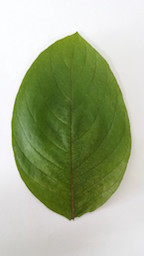
%> input picture Plant Leaf Recognition Using SOM/Code_for_submission/Folio Leaf Dataset/folio/ashanti blood/20150324_153259.jpg, 144 x 256 px; its folder holds only this picture in this run
$ octave main_folio_features.m   (GNU Octave 9; MATLAB toolbox functions it lacks are replaced by stand-ins)
%> lines starting %> are read from the running program, lines starting %| are printed output that depends on the picture; in (x1, y1, x2, y2) boxes, pixels count from 0 and x2, y2 are one past the last pixel; in counts of white or black regions, pixels touching at a corner belong together; the program's own positions count from 1
### Plant Leaf Recognition Using SOM/Code_for_submission/colorhist.m
function colorhist = colorhist(rgb)
if size(rgb,3)~=3
    error('3 components is needed for histogram');
end
% globals
H_BITS = 2; S_BITS = 1; V_BITS = 1;
hsv = uint8(255*rgb2hsv(rgb));

imgsize = size(hsv);
% get rid of irrelevant boundaries
i0=round(0.05*imgsize(1));  i1=round(0.95*imgsize(1));
j0=round(0.05*imgsize(2));  j1=round(0.95*imgsize(2));
hsv = hsv(i0:i1, j0:j1, :);

% histogram
for i = 1 : 2^H_BITS
    for j = 1 : 2^S_BITS
        for k = 1 : 2^V_BITS
            colorhist(i,j,k) = sum(sum(bitshift(hsv(:,:,1),-(8-H_BITS))==i-1 & bitshift(hsv(:,:,2),-(8-S_BITS))==j-1 & bitshift(hsv(:,:,3),-(8-V_BITS))==k-1 ));
        end
    end
end
colorhist = reshape(colorhist, 1, 2^(H_BITS+S_BITS+V_BITS));
% normalize
colorhist = colorhist/sum(colorhist);

### Plant Leaf Recognition Using SOM/Code_for_submission/feature_extraction_new.m
function img_features = feature_extraction_new(img,label)

% img=imresize(im,[256,144]);

chist = colorhist(img);

% Convert RGB image to gray
grayimg=rgb2gray(img);

%Global image threshold using Otsu's method
level = graythresh(grayimg);
BW = im2bw(grayimg,level);

%Performing Opening (Erosion and Dilution) Operations
SE=strel('diamond',4);
BW1 = imerode(BW,SE);
BW2 = imdilate(BW1,SE);

%Inverse Thresholding
BW3=1-BW2;

%Edge Detection & Filtering
BW4=edge(BW2,'roberts');
BW5 = bwareaopen(BW4,40);

%Convex Hull Formation
BW6 = bwconvhull(BW5);

%% rewrite col 2-6 features
% Boundry and other calculations for original processed Leaf image
[leaf_min_x, leaf_max_x, leaf_min_y, leaf_max_y, leaf_width, leaf_length, leaf_center_x, leaf_center_y] = leaf(BW6);
img_area = size(BW6, 1) * size(BW6, 2); % image area
leaf_area = leaf_width * leaf_length; % leaf area(rectangle)
leaf_perimeter = 2 * (leaf_width + leaf_length); % leaf preimeter(rectangle)
% SS = size(find(BW6 == 1),1);
k=regionprops(BW6,'Area'); % here k is a structure
hull_area = k.Area; % hull area
hull_primeter = length(find(bwperim(BW6,4)==1)); % hull primeter
% bwperim is used to count the number of 1s around the connected graph

%Final Features col 2-6
AR = leaf_width / leaf_length; %Aspect Ratio for Leaf
WAR = hull_area / leaf_area; %White Area Ratio for Leaf
P2A = leaf_perimeter / leaf_area; %Perimeter to Area
P2H = hull_primeter / leaf_perimeter;%Perimeter to Hull
HAR = leaf_area / hull_area; %Hull Area Ratio

%% calculate col 7,8,9
xdist_map = x_dist_map_vector(BW6, 10, leaf_length, leaf_width, leaf_min_y, leaf_max_y, leaf_min_x, leaf_max_x);
% x_dist_map = x_dist_map_vector(bw, num_of_lines, length, width, start_row_idx, end_row_idx, start_col_idx, end_col_idx)
ydist_map = y_dist_map_vector(BW6, 10, leaf_length, leaf_width, leaf_min_x, leaf_max_x, leaf_min_y, leaf_max_y);
% y_dist_map = y_dist_map_vector(bw, num_of_lines, length, width, start_column_idx, end_column_idx, start_row_idx, end_row_idx)

centroid_ratio = centroid_ratio_map(BW6, leaf_min_x, leaf_max_x, leaf_min_y, leaf_max_y, leaf_width, leaf_length, leaf_center_x, leaf_center_y);


% img_crop = img(leaf_min_y:leaf_max_y, leaf_min_x:leaf_max_x,:);
% histo = rgbhist_fast(img_crop,3,2);
% color_histogram = histo(1:end-1);

%% fill the cols
img_features = zeros(1, 58);
img_features(1) = label;
img_features(2) = AR;
img_features(3) = WAR;
img_features(4) = P2A;
img_features(5) = P2H;
img_features(6) = HAR;
img_features(7:16) = xdist_map;
img_features(17:26) = ydist_map;
img_features(27:42) = centroid_ratio;
img_features(43:58) = chist;

### Plant Leaf Recognition Using SOM/Code_for_submission/leaf.m
function [leaf_min_x, leaf_max_x, leaf_min_y, leaf_max_y, leaf_width, leaf_length, leaf_center_x, leaf_center_y] = leaf(bw)

[length, width] = size(bw);

leaf_width_row = max(bw);
i = 1;
while i <= width && leaf_width_row(i) == 0
    i = i + 1;
end
leaf_min_x = i;
while i <= width && leaf_width_row(i) == 1
    i = i + 1;
end
leaf_max_x = i - 1;
leaf_width = leaf_max_x - leaf_min_x + 1;
leaf_center_x = (leaf_min_x + leaf_max_x) / 2;

leaf_length_col = max(bw');
i = 1;
while i <= length && leaf_length_col(i) == 0
    i = i + 1;
end
leaf_min_y = i;
while i <= length && leaf_length_col(i) == 1
    i = i + 1;
end
leaf_max_y = i - 1;
leaf_length = leaf_max_y - leaf_min_y + 1;
leaf_center_y = (leaf_min_y + leaf_max_y) / 2;

### Plant Leaf Recognition Using SOM/Code_for_submission/x_dist_map_vector.m
function x_dist_map = x_dist_map_vector(bw, num_of_lines, length, width, start_row_idx, end_row_idx, start_col_idx, end_col_idx)

gap = floor(length / (num_of_lines + 1));
i = start_row_idx + gap;
x_dist_map = zeros(1,num_of_lines);

count = 1;
while count <= num_of_lines
    target_row = bw(i,:);
    % i
    % width
    line_dist = size(find(target_row == 1), 2);
    x_dist_map(count) = line_dist;
    count = count + 1;
    i = i + gap;
end

x_dist_map = x_dist_map / width;

### Plant Leaf Recognition Using SOM/Code_for_submission/y_dist_map_vector.m
function y_dist_map = y_dist_map_vector(bw, num_of_lines, length, width, start_column_idx, end_column_idx, start_row_idx, end_row_idx)

gap = floor(width / (num_of_lines + 1));
i = start_column_idx + gap;
y_dist_map = zeros(1,num_of_lines);

count = 1;
while count <= num_of_lines
    target_row = bw(:,i);
    %i
    %length
    line_dist = size(find(target_row == 1), 1);
    y_dist_map(count) = line_dist;
    count = count + 1;
    i = i + gap;
end

y_dist_map = y_dist_map / length;

### Plant Leaf Recognition Using SOM/Code_for_submission/centroid_ratio_map.m
function centroid_ratio = centroid_ratio_map(bw, leaf_min_x, leaf_max_x, leaf_min_y, leaf_max_y, leaf_width, leaf_length, leaf_center_x, leaf_center_y)

p1 = [leaf_min_x, leaf_min_y];
p2 = [leaf_min_x, leaf_min_y + 0.25 * leaf_length];
p3 = [leaf_min_x, leaf_min_y + 0.5 * leaf_length];
p4 = [leaf_min_x, leaf_min_y + 0.75 * leaf_length];
p5 = [leaf_min_x, leaf_max_y];

p6 = [leaf_min_x + 0.25 * leaf_width, leaf_min_y];
p7 = [leaf_min_x + 0.25 * leaf_width, leaf_max_y];

p8 = [leaf_center_x, leaf_min_y];
p9 = [leaf_center_x, leaf_max_y];

p10 = [leaf_min_x + 0.75 * leaf_width, leaf_min_y];
p11 = [leaf_min_x + 0.75 * leaf_width, leaf_max_y];

p12 = [leaf_max_x, leaf_min_y];
p13 = [leaf_max_x, leaf_min_y + 0.25 * leaf_length];
p14 = [leaf_max_x, leaf_min_y + 0.5 * leaf_length];
p15 = [leaf_max_x, leaf_min_y + 0.75 * leaf_length];
p16 = [leaf_max_x, leaf_max_y];
p = [p1;p2;p3;p4;p5;p6;p7;p8;p9;p10;p11;p12;p13;p14;p15;p16];


dist_inside = zeros(1,16);
dist_whole = zeros(1,16);
count = 1;
for i = 1:16
    center = [leaf_center_x, leaf_center_y];
    point = p(i,:);

    if center(1) > point(1)
        a = (center(2) - point(2)) / (center(1) - point(1));
        b = (center(1) * point(2) - point(1) * center(2)) / (center(1) - point(1));
        start_x = point(1);
        end_x = center(1);
        x = start_x;
        while x <= end_x
            y = round(a * x + b);
            if bw(y, round(x)) == 1
                point_cross = [x, y];
                break
            end
            x = x + 1;
        end
    elseif center(1) < point(1)
        a = (center(2) - point(2)) / (center(1) - point(1));
        b = (center(1) * point(2) - point(1) * center(2)) / (center(1) - point(1));
        start_x = center(1);
        end_x = point(1);
        x = start_x;
        while x <= end_x
            y = round(a * x + b);
            if bw(y, round(x)) == 0 || round(x) == end_x
                point_cross = [x, y];
                break
            end
            x = x + 1;
        end
    else
        if point(2) < center(2)
            start_y = round(point(2));
            end_y = round(center(2));
            y = start_y;
            while y <= end_y && bw(y, round(center(1))) == 0
                y = y + 1;
            end
            d_inside = abs(y - center(2));
            dist_inside(count) = d_inside;
            d_whole = 0.5 * leaf_length;
            dist_whole(count) = d_whole;
        end
        if point(2) > center(2)
            start_y = floor(center(2));
            end_y = floor(point(2));
            y = start_y;
            while y <= end_y && bw(y, round(center(1))) == 1
                y = y + 1;
            end
            d_inside = abs(y - 1 - center(2));
            dist_inside(count) = d_inside;
            d_whole = 0.5 * leaf_length;
            dist_whole(count) = d_whole;
        end
        count = count + 1;
        continue
    end
    d_inside = sqrt((point_cross(1) - center(1))^2 + (point_cross(2) - center(2))^2);
    d_whole = sqrt((point(1) - center(1))^2 + (point(2) - center(2))^2);
    dist_inside(count) = d_inside;
    dist_whole(count) = d_whole;
    count = count + 1;
end

centroid_ratio = dist_inside ./ dist_whole;

### Plant Leaf Recognition Using SOM/Code_for_submission/split_train_test.m
function [training_set_norm, testing_set_norm] = split_train_test(features)

% load new_features_63744

%Splitting the dataset into train and test
training_set = zeros(32*15, size(features,2));
training_set_norm = zeros(32*15, size(features,2));
testing_set = zeros(637-(32*15),size(features,2));
testing_set_norm = zeros(637-(32*15),size(features,2));
count = 0;
for i = 1:32
    position = find(features(:,1)==i);
    training_set((i-1)*15+1:i*15,:) = features(position(1:15),:);
    remaining = length(position)-15;
    testing_set(count+1:count+remaining,:) = features(position(16:end),:);
    count = count+remaining;
    clear position
end

%Normalizing the data by subtracting the mean and dividing by the standard
%deviation

training_set_norm(:,1) = training_set(:,1);
training_set_norm(:,2:end) = training_set(:,2:end) - repmat(mean(training_set(:,2:end)),[size(training_set,1),1]);
training_set_norm(:,2:end) = training_set_norm(:,2:end)./repmat(std(training_set(:,2:end)),[size(training_set,1),1]);

testing_set_norm(:,1) = testing_set(:,1);
testing_set_norm(:,2:end) = testing_set(:,2:end) - repmat(mean(training_set(:,2:end)),[size(testing_set,1),1]);
testing_set_norm(:,2:end) = testing_set_norm(:,2:end)./repmat(std(training_set(:,2:end)),[size(testing_set,1),1]);

### Plant Leaf Recognition Using SOM/Code_for_submission/som_leaf.m
clear
som_files_path = 'somtoolbox';

load('features.mat');

cd(som_files_path);

feature_list = [2:16 27:58];
msize = [22 10];
[training_set, testing_set] = split_train_test(features);

%Training the SOM
for  i= 1:size(training_set,1)
labels_train{i} = num2str(training_set(i,1));
end
labels_train = labels_train';

sD = som_data_struct(training_set(:,feature_list),'labels',labels_train);
sD = som_normalize(sD, 'var');

sMap = som_make(sD,'msize', msize);
sMap = som_autolabel(sMap,sD,'vote');

%Predictions for the test set
[bmus,qerrs] = som_bmus(sMap, testing_set(:,feature_list));

for i = 1:size(testing_set,1)
    if(ismember(sMap.labels(bmus(i)), ''))
        predictions_testing_set(i) = -1;
    else
        predictions_testing_set(i) = cellfun(@str2num, sMap.labels(bmus(i)));
    end
end

%Testing accuracy
correct_decisions_som = 0;
for i = 1:size(testing_set,1)
    if(testing_set(i,1)==predictions_testing_set(i))
        correct_decisions_som = correct_decisions_som + 1;
    end
end

accuracy_som = correct_decisions_som/size(testing_set,1);


%% kNN
D = pdist2(testing_set(:,feature_list),training_set(:,feature_list));
[result_knn,P] = knn(D, training_set(:,1), 3);
correct_decisions_knn = 0;
for i = 1:size(testing_set,1)
if(testing_set(i,1)==result_knn(i,3))
correct_decisions_knn = correct_decisions_knn + 1;
end
end
accuracy_knn = correct_decisions_knn/size(testing_set,1);


%% Linear SVM
[result_svm] = multisvm(training_set(:,feature_list),training_set(:,1),testing_set(:,feature_list));
correct_decisions_svm = 0;
for i = 1:size(testing_set,1)
if(testing_set(i,1)==result_svm(i))
correct_decisions_svm = correct_decisions_svm + 1;
end
end
accuracy_svm = correct_decisions_svm/size(testing_set,1);


%SOM visualization
figure
h = som_plotplane('hexa', msize, sMap.codebook);
title('Code Vectors for Each SOM Node')
U = som_umat(sMap);
figure;
imagesc(U);
title('U Matrix');
colorbar
axis equal
xlim([1,2*msize(2)-1]);


fprintf('\nAccuracy obtained using SOM = %f%%',accuracy_som*100);
fprintf('\nAccuracy obtained using kNN = %f%%',accuracy_knn*100);
fprintf('\nAccuracy obtained using SVM = %f%%\n',accuracy_svm*100);

### Plant Leaf Recognition Using SOM/Code_for_submission/main_folio_features.m
close all;
clear;
clc;

basePath='Folio Leaf Dataset/folio/'; % the data set file - 'Folio' path
name = {'ashanti blood'; 'barbados cherry'; 'beaumier du perou'; 'betel';...
    'bitter orange'; 'caricature plant'; 'chinese guava'; 'chocolate tree';...
    'chrysanthemum'; 'coeur demoiselle'; 'coffee'; 'croton';...
    'duranta gold'; 'eggplant'; 'ficus'; 'fruitcitere';...
    'geranium'; 'guava'; 'hibiscus'; 'jackfruit';...
    'ketembilla'; 'lychee'; 'mulberry leaf'; 'papaya';...
    'pimento'; 'pomme jacquot'; 'rose'; 'star apple';...
    'sweet olive'; 'sweet potato'; 'thevetia'; 'vieux garcon';};

% compute total number of images
num_of_images = 0;
for i = 1:size(name,1)
    single_file_path = fullfile(basePath, cell2mat(name(i)));
    imgs_in_one_file = dir(fullfile(single_file_path,'*.jpg'));
    num_of_images = num_of_images + size(imgs_in_one_file, 1);

end

% construct the features matrix
features=zeros(num_of_images,58);
index = 1;

for i = 1:size(name,1)
    single_file_path = fullfile(basePath, cell2mat(name(i)));
    imgs_in_one_file = dir(fullfile(single_file_path,'*.jpg'));
    for j = 1:size(imgs_in_one_file, 1)
        filename=fullfile(single_file_path,imgs_in_one_file(j).name);
        im=imread(filename);
%> im is the input picture: size 256x144x3 uint8; mean R, G, B 165.9, 176.3, 143.6
        % feature extraction
        img_features = feature_extraction_new(im, i);
%> in colorhist, `colorhist = reshape(colorhist, 1, 2^(H_BITS+S_BITS+V_BITS));`: colorhist = [49 15 0 0 12889 17 0 0 7044 640 4892 2198 2517 0 0 0]
%> in colorhist, `colorhist = colorhist/sum(colorhist);`: colorhist = [0.00162 0.000496 0 0 0.426 0.000562 0 0 0.233 0.0211 0.162 0.0726 0.0832 0 0 0]
%> in feature_extraction_new, `chist = colorhist(img);`: chist has the same summary as colorhist in colorhist
%> in feature_extraction_new, `grayimg=rgb2gray(img);`:
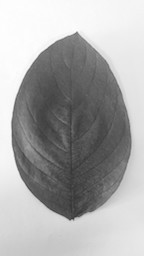
%> grayimg: size 256x144 uint8; min 55, max 255, mean 169.5
%> in feature_extraction_new, `level = graythresh(grayimg);`: level = 0.635
%> in feature_extraction_new, `BW = im2bw(grayimg,level);`:
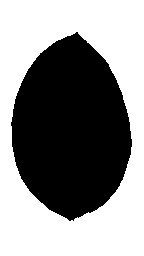
%> BW: size 256x144 logical; 55.3% white; 1 black region, box (x1, y1, x2, y2) and area: (11, 32, 132, 221) 16475
%> in feature_extraction_new, `BW1 = imerode(BW,SE);`:
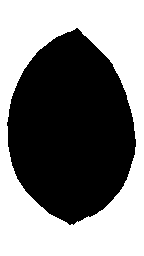
%> BW1: size 256x144 logical; 50.6% white; 1 black region, box (x1, y1, x2, y2) and area: (7, 28, 136, 225) 18202
%> in feature_extraction_new, `BW4=edge(BW2,'roberts');`:
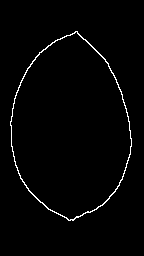
%> BW4: size 256x144 logical; 1.7% white in thin lines or dots, all inside (x1, y1, x2, y2) = (10, 31, 132, 221)
%> in feature_extraction_new, `BW6 = bwconvhull(BW5);`:
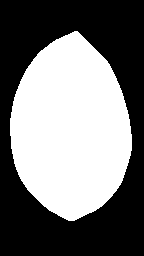
%> BW6: size 256x144 logical; 46.1% white; 1 white region, box (x1, y1, x2, y2) and area: (10, 31, 132, 221) 16987
%> in leaf, `leaf_width_row = max(bw);`: leaf_width_row = 144 logical values, 122 true
%> the loop in leaf, `while i <= width && leaf_width_row(i) == 0` made 10 passes
%> in leaf, `leaf_min_x = i;`: leaf_min_x = 11
%> the loop in leaf, `while i <= width && leaf_width_row(i) == 1` made 122 passes
%> after the loop in leaf, `while i <= width && leaf_width_row(i) == 1`: i = 133
%> in leaf, `leaf_max_x = i - 1;`: leaf_max_x = 132
%> in leaf, `leaf_width = leaf_max_x - leaf_min_x + 1;`: leaf_width = 122
%> in leaf, `leaf_center_x = (leaf_min_x + leaf_max_x) / 2;`: leaf_center_x = 71.5
%> in leaf, `leaf_length_col = max(bw');`: leaf_length_col = 256 logical values, 190 true
%> the loop in leaf, `while i <= length && leaf_length_col(i) == 0` made 31 passes
%> in leaf, `leaf_min_y = i;`: leaf_min_y = 32
%> after the loop in leaf, `while i <= length && leaf_length_col(i) == 1`: i = 222
%> in leaf, `leaf_max_y = i - 1;`: leaf_max_y = 221
%> in leaf, `leaf_length = leaf_max_y - leaf_min_y + 1;`: leaf_length = 190
%> in leaf, `leaf_center_y = (leaf_min_y + leaf_max_y) / 2;`: leaf_center_y = 126.5
%> in feature_extraction_new, `[leaf_min_x, leaf_max_x, leaf_min_y, leaf_max_y, leaf_width, leaf_leng..`: leaf_min_x = 11; leaf_max_x = 132; leaf_min_y = 32; leaf_max_y = 221; leaf_width = 122; leaf_length = 190; leaf_center_x = 71.5; leaf_center_y = 126.5
%> in feature_extraction_new, `leaf_area = leaf_width * leaf_length;`: leaf_area = 23180
%> in feature_extraction_new, `leaf_perimeter = 2 * (leaf_width + leaf_length);`: leaf_perimeter = 624
%> in feature_extraction_new, `k=regionprops(BW6,'Area');`: k = 1 region; Area: 16987
%> in feature_extraction_new, `hull_area = k.Area;`: hull_area = 16987
%> in feature_extraction_new, `hull_primeter = length(find(bwperim(BW6,4)==1));`: hull_primeter = 424
%> in feature_extraction_new, `AR = leaf_width / leaf_length;`: AR = 0.642
%> in feature_extraction_new, `WAR = hull_area / leaf_area;`: WAR = 0.733
%> in feature_extraction_new, `P2A = leaf_perimeter / leaf_area;`: P2A = 0.0269
%> in feature_extraction_new, `P2H = hull_primeter / leaf_perimeter;`: P2H = 0.679
%> in feature_extraction_new, `HAR = leaf_area / hull_area;`: HAR = 1.36
%> in x_dist_map_vector, `gap = floor(length / (num_of_lines + 1));`: gap = 17
%> in x_dist_map_vector, `i = start_row_idx + gap;`: i = 49
%> the loop in x_dist_map_vector, `while count <= num_of_lines` made 10 passes
%> (line_dist, i) on passes 1 to 8: (51, 66), (81, 83), (98, 100), (110, 117), (118, 134), (121, 151), (120, 168), (111, 185)
%> after the loop in x_dist_map_vector, `while count <= num_of_lines`: count = 11; x_dist_map = [51 81 98 110 118 121 120 111 97 68]
%> in x_dist_map_vector, `x_dist_map = x_dist_map / width;`: x_dist_map = [0.418 0.664 0.803 0.902 0.967 0.992 0.984 0.91 0.795 0.557]
%> in feature_extraction_new, `xdist_map = x_dist_map_vector(BW6, 10, leaf_length, leaf_width, leaf_m..`: xdist_map has the same summary as x_dist_map in x_dist_map_vector
%> in y_dist_map_vector, `gap = floor(width / (num_of_lines + 1));`: gap = 11
%> in y_dist_map_vector, `i = start_column_idx + gap;`: i = 22
%> the loop in y_dist_map_vector, `while count <= num_of_lines` made 10 passes
%> (line_dist, i) on passes 1 to 8: (102, 33), (134, 44), (157, 55), (172, 66), (184, 77), (189, 88), (173, 99), (157, 110)
%> after the loop in y_dist_map_vector, `while count <= num_of_lines`: y_dist_map = [102 134 157 172 184 189 173 157 135 97]
%> in y_dist_map_vector, `y_dist_map = y_dist_map / length;`: y_dist_map = [0.537 0.705 0.826 0.905 0.968 0.995 0.911 0.826 0.711 0.511]
%> in feature_extraction_new, `ydist_map = y_dist_map_vector(BW6, 10, leaf_length, leaf_width, leaf_m..`: ydist_map has the same summary as y_dist_map in y_dist_map_vector
%> in centroid_ratio_map, `p1 = [leaf_min_x, leaf_min_y];`: p1 = [11 32]
%> in centroid_ratio_map, `p2 = [leaf_min_x, leaf_min_y + 0.25 * leaf_length];`: p2 = [11 79.5]
%> in centroid_ratio_map, `p3 = [leaf_min_x, leaf_min_y + 0.5 * leaf_length];`: p3 = [11 127]
%> in centroid_ratio_map, `p4 = [leaf_min_x, leaf_min_y + 0.75 * leaf_length];`: p4 = [11 174.5]
%> in centroid_ratio_map, `p5 = [leaf_min_x, leaf_max_y];`: p5 = [11 221]
%> in centroid_ratio_map, `p6 = [leaf_min_x + 0.25 * leaf_width, leaf_min_y];`: p6 = [41.5 32]
%> in centroid_ratio_map, `p7 = [leaf_min_x + 0.25 * leaf_width, leaf_max_y];`: p7 = [41.5 221]
%> in centroid_ratio_map, `p8 = [leaf_center_x, leaf_min_y];`: p8 = [71.5 32]
%> in centroid_ratio_map, `p9 = [leaf_center_x, leaf_max_y];`: p9 = [71.5 221]
%> in centroid_ratio_map, `p10 = [leaf_min_x + 0.75 * leaf_width, leaf_min_y];`: p10 = [102.5 32]
%> in centroid_ratio_map, `p11 = [leaf_min_x + 0.75 * leaf_width, leaf_max_y];`: p11 = [102.5 221]
%> in centroid_ratio_map, `p12 = [leaf_max_x, leaf_min_y];`: p12 = [132 32]
%> in centroid_ratio_map, `p13 = [leaf_max_x, leaf_min_y + 0.25 * leaf_length];`: p13 = [132 79.5]
%> in centroid_ratio_map, `p14 = [leaf_max_x, leaf_min_y + 0.5 * leaf_length];`: p14 = [132 127]
%> in centroid_ratio_map, `p15 = [leaf_max_x, leaf_min_y + 0.75 * leaf_length];`: p15 = [132 174.5]
%> in centroid_ratio_map, `p16 = [leaf_max_x, leaf_max_y];`: p16 = [132 221]
%> in centroid_ratio_map, `p = [p1;p2;p3;p4;p5;p6;p7;p8;p9;p10;p11;p12;p13;p14;p15;p16];`: p = 16 rows, first 12: [11 32; 11 79.5; 11 127; 11 174.5; 11 221; 41.5 32; 41.5 221; 71.5 32; 71.5 221; 102.5 32; 102.5 221; 132 32]
%> the loop in centroid_ratio_map, `for i = 1:16` made 16 passes
%> (point, a, b, start_x, end_x) on passes 1 to 7: ([11 32], 1.56, 14.82, 11, 71.5), ([11 79.5], 0.777, 70.95, 11, 71.5), ([11 127], -0.00826, 127.1, 11, 71.5), ([11 174.5], -0.793, 183.2, 11, 71.5), ([11 221], -1.56, 238.2, 11, 71.5), ([41.5 32], 3.15, -98.72, 41.5, 71.5), ([41.5 221], -3.15, 351.7, 41.5, 71.5)
%> after the loop in centroid_ratio_map, `for i = 1:16`: count = 17; dist_inside = [73.09 65.52 60.5 69.73 76.7 82.38 82.38 92.5 94.5 80.48 89.97 71.98 62.32 60 70.12 80.03]; dist_whole = [112.2 76.61 60.5 77.23 112.2 99.15 99.15 95 95 99.45 99.45 112.2 76.61 60.5 77.23 112.2]; point_cross = [114.5 194]; x = 114.5; y = 194
%> in centroid_ratio_map, `centroid_ratio = dist_inside ./ dist_whole;`: centroid_ratio = [0.651 0.855 1 0.903 0.684 0.831 0.831 0.974 0.995 0.809 0.905 0.641 0.813 0.992 0.908 0.713]
%> img_features = 58 values, max 1.36 at index 6, min 0 at index 45, mean 0.601
%> the run ends on the next line
        features(index,:) = img_features;
        index = index + 1;
    end
end

save('features', 'features');
som_leaf;
